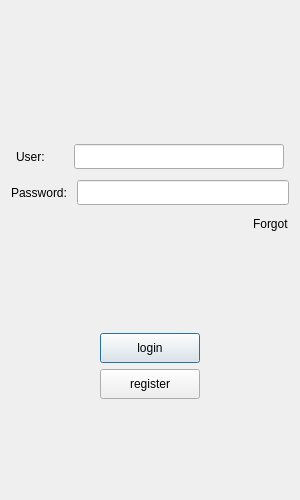
<?xml version="1.0" encoding="UTF-8"?>
<ui version="4.0">
 <class>LoginDialog</class>
 <widget class="QDialog" name="LoginDialog">
  <property name="geometry">
   <rect>
    <x>0</x>
    <y>0</y>
    <width>300</width>
    <height>500</height>
   </rect>
  </property>
  <property name="minimumSize">
   <size>
    <width>300</width>
    <height>500</height>
   </size>
  </property>
  <property name="maximumSize">
   <size>
    <width>300</width>
    <height>500</height>
   </size>
  </property>
  <property name="windowTitle">
   <string>Dialog</string>
  </property>
  <layout class="QVBoxLayout" name="verticalLayout_2">
   <item>
    <layout class="QVBoxLayout" name="verticalLayout">
     <item>
      <widget class="QWidget" name="widget" native="true">
       <layout class="QGridLayout" name="gridLayout">
        <item row="0" column="0" alignment="Qt::AlignmentFlag::AlignHCenter|Qt::AlignmentFlag::AlignVCenter">
         <widget class="QLabel" name="label">
          <property name="text">
           <string/>
          </property>
          <property name="pixmap">
           <pixmap resource="rc.qrc">:/res/ice.png</pixmap>
          </property>
          <property name="scaledContents">
           <bool>true</bool>
          </property>
         </widget>
        </item>
       </layout>
      </widget>
     </item>
     <item>
      <spacer name="verticalSpacer_2">
       <property name="orientation">
        <enum>Qt::Orientation::Vertical</enum>
       </property>
       <property name="sizeHint" stdset="0">
        <size>
         <width>20</width>
         <height>40</height>
        </size>
       </property>
      </spacer>
     </item>
     <item>
      <layout class="QHBoxLayout" name="horizontalLayout">
       <property name="leftMargin">
        <number>5</number>
       </property>
       <property name="topMargin">
        <number>5</number>
       </property>
       <property name="rightMargin">
        <number>5</number>
       </property>
       <property name="bottomMargin">
        <number>5</number>
       </property>
       <item>
        <widget class="QLabel" name="user_label">
         <property name="minimumSize">
          <size>
           <width>0</width>
           <height>25</height>
          </size>
         </property>
         <property name="maximumSize">
          <size>
           <width>16777215</width>
           <height>25</height>
          </size>
         </property>
         <property name="text">
          <string>User:       </string>
         </property>
        </widget>
       </item>
       <item>
        <widget class="QLineEdit" name="user_edit">
         <property name="minimumSize">
          <size>
           <width>0</width>
           <height>25</height>
          </size>
         </property>
         <property name="maximumSize">
          <size>
           <width>16777215</width>
           <height>25</height>
          </size>
         </property>
        </widget>
       </item>
      </layout>
     </item>
     <item>
      <layout class="QHBoxLayout" name="horizontalLayout_2">
       <item>
        <widget class="QLabel" name="password_label">
         <property name="minimumSize">
          <size>
           <width>0</width>
           <height>25</height>
          </size>
         </property>
         <property name="maximumSize">
          <size>
           <width>16777215</width>
           <height>25</height>
          </size>
         </property>
         <property name="text">
          <string>Password: </string>
         </property>
        </widget>
       </item>
       <item>
        <widget class="QLineEdit" name="password_edit">
         <property name="minimumSize">
          <size>
           <width>0</width>
           <height>25</height>
          </size>
         </property>
         <property name="maximumSize">
          <size>
           <width>16777215</width>
           <height>25</height>
          </size>
         </property>
        </widget>
       </item>
      </layout>
     </item>
     <item>
      <layout class="QHBoxLayout" name="horizontalLayout_3">
       <item>
        <spacer name="horizontalSpacer">
         <property name="orientation">
          <enum>Qt::Orientation::Horizontal</enum>
         </property>
         <property name="sizeHint" stdset="0">
          <size>
           <width>40</width>
           <height>20</height>
          </size>
         </property>
        </spacer>
       </item>
       <item>
        <widget class="QLabel" name="label_2">
         <property name="minimumSize">
          <size>
           <width>0</width>
           <height>25</height>
          </size>
         </property>
         <property name="maximumSize">
          <size>
           <width>16777215</width>
           <height>25</height>
          </size>
         </property>
         <property name="text">
          <string>Forgot</string>
         </property>
        </widget>
       </item>
      </layout>
     </item>
     <item>
      <spacer name="verticalSpacer">
       <property name="orientation">
        <enum>Qt::Orientation::Vertical</enum>
       </property>
       <property name="sizeHint" stdset="0">
        <size>
         <width>20</width>
         <height>40</height>
        </size>
       </property>
      </spacer>
     </item>
     <item>
      <layout class="QHBoxLayout" name="horizontalLayout_4">
       <item>
        <spacer name="horizontalSpacer_3">
         <property name="orientation">
          <enum>Qt::Orientation::Horizontal</enum>
         </property>
         <property name="sizeHint" stdset="0">
          <size>
           <width>40</width>
           <height>20</height>
          </size>
         </property>
        </spacer>
       </item>
       <item>
        <widget class="QPushButton" name="login_btn">
         <property name="minimumSize">
          <size>
           <width>100</width>
           <height>30</height>
          </size>
         </property>
         <property name="text">
          <string>login</string>
         </property>
        </widget>
       </item>
       <item>
        <spacer name="horizontalSpacer_2">
         <property name="orientation">
          <enum>Qt::Orientation::Horizontal</enum>
         </property>
         <property name="sizeHint" stdset="0">
          <size>
           <width>40</width>
           <height>20</height>
          </size>
         </property>
        </spacer>
       </item>
      </layout>
     </item>
     <item>
      <layout class="QHBoxLayout" name="horizontalLayout_5">
       <item>
        <spacer name="horizontalSpacer_4">
         <property name="orientation">
          <enum>Qt::Orientation::Horizontal</enum>
         </property>
         <property name="sizeHint" stdset="0">
          <size>
           <width>40</width>
           <height>20</height>
          </size>
         </property>
        </spacer>
       </item>
       <item>
        <widget class="QPushButton" name="regist_btn">
         <property name="minimumSize">
          <size>
           <width>100</width>
           <height>30</height>
          </size>
         </property>
         <property name="maximumSize">
          <size>
           <width>100</width>
           <height>30</height>
          </size>
         </property>
         <property name="text">
          <string>register</string>
         </property>
        </widget>
       </item>
       <item>
        <spacer name="horizontalSpacer_5">
         <property name="orientation">
          <enum>Qt::Orientation::Horizontal</enum>
         </property>
         <property name="sizeHint" stdset="0">
          <size>
           <width>40</width>
           <height>20</height>
          </size>
         </property>
        </spacer>
       </item>
      </layout>
     </item>
     <item>
      <spacer name="verticalSpacer_3">
       <property name="orientation">
        <enum>Qt::Orientation::Vertical</enum>
       </property>
       <property name="sizeHint" stdset="0">
        <size>
         <width>20</width>
         <height>40</height>
        </size>
       </property>
      </spacer>
     </item>
    </layout>
   </item>
  </layout>
 </widget>
 <resources>
  <include location="rc.qrc"/>
 </resources>
 <connections/>
</ui>
